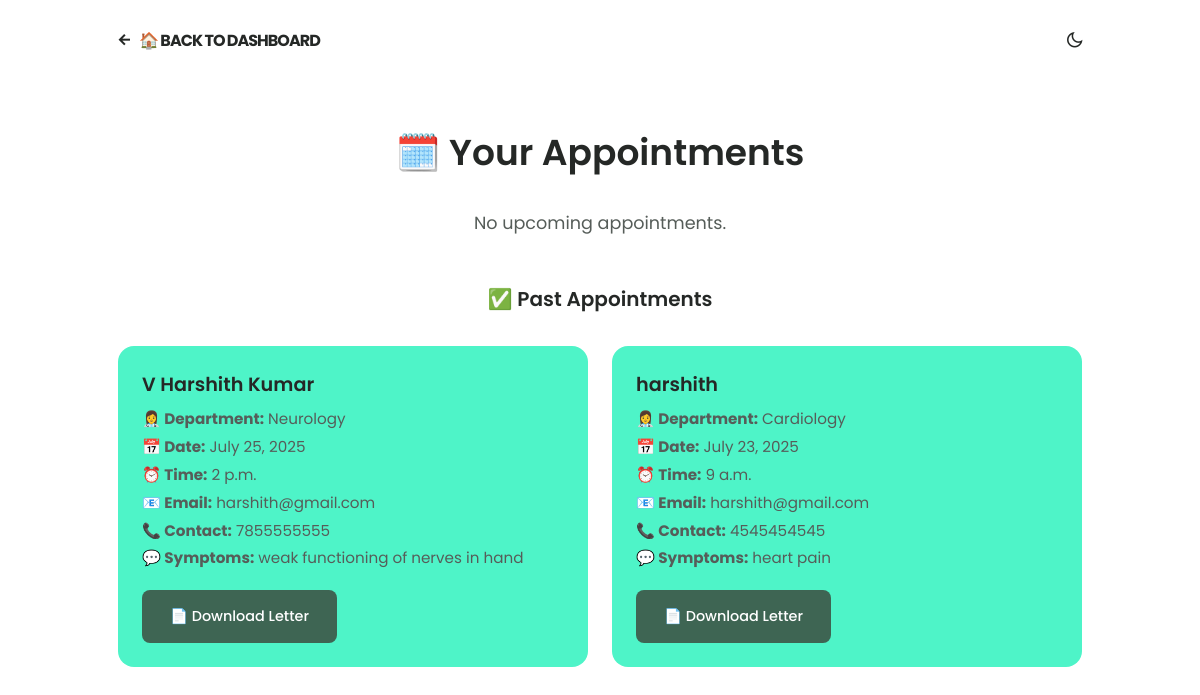
/your_appointments_view (signed in), run on the app's committed database.
### booking/models.py (models this page shows, shortened)
class Appointment(models.Model):
    user = models.ForeignKey(User, on_delete=models.CASCADE, related_name='appointments')
    full_name = models.CharField(max_length=100, default="abc")
    email = models.EmailField()
    contact = models.CharField(max_length=15, default="avd")
    date = models.DateField()
    time = models.TimeField()
    department = models.CharField(max_length=100, default="General")
    symptoms = models.TextField(blank=True,max_length=100)

### booking/views.py (the view)
# urls.py: path('your_appointments_view', views.your_appointments_view, name='your_appointments_view'),
@login_required(login_url='/patient_login/')
def your_appointments_view(request):
    today = now().date()
    current_time = now().time()
    upcoming_appointments = Appointment.objects.filter(
        user=request.user
    ).filter(
        date__gt=today  #date__gt -> date greater than
    ) | Appointment.objects.filter(
        user=request.user,
        date=today,
        time__gte=current_time
    )
    completed_appointments = Appointment.objects.filter(
        user=request.user,
        date__lt=today
    ) | Appointment.objects.filter(
        user=request.user,
        date=today,
        time__lt=current_time
    )
    upcoming_appointments = upcoming_appointments.order_by('date', 'time')
    completed_appointments = completed_appointments.order_by('-date', '-time')
    return render(request, 'your_appointments.html', {
        'upcoming_appointments': upcoming_appointments,
        'completed_appointments': completed_appointments,
    })

### templates/your_appointments.html (shortened to what this page needs)
{% load static %}
<!DOCTYPE html>
<html lang="en">
<head>
  <link href="https://cdn.jsdelivr.net/npm/remixicon@2.5.0/fonts/remixicon.css" rel="stylesheet" />
  <link rel="stylesheet" href="{% static 'css/styles.css' %}" />
</head>
<body>
  <header class="header" id="header">
    <nav class="nav container">
      <a href="{% url 'patient_dashboard' %}" class="nav__logo">
        <i class="ri-arrow-left-line"></i> 🏠 Back to Dashboard
      </a>
      <div class="nav__btns">
        <i class="ri-moon-line change-theme" id="theme-button"></i>
      </div>
    </nav>
  </header>
  <main class="section container">
    <h2 class="section__title-center">🗓️ Your Appointments</h2>
    {% if upcoming_appointments %}
      <h3 class="section__subtitle">🔜 Upcoming Appointments</h3>
      <div class="appointments__grid">
        {% for app in upcoming_appointments %}
          <div class="appointment__card">
            <h3>{{ app.full_name }}</h3>
            <p><strong>👩‍⚕️ Department:</strong> {{ app.department }}</p>
            <p><strong>📅 Date:</strong> {{ app.date }}</p>
            <p><strong>⏰ Time:</strong> {{ app.time }}</p>
            <p><strong>📧 Email:</strong> {{ app.email }}</p>
            <p><strong>📞 Contact:</strong> {{ app.contact }}</p>
            <p><strong>💬 Symptoms:</strong> {{ app.symptoms }}</p>
            <a href="{% url 'appointment_letter' appointment_id=app.id %}" class="button button--flex">
              📄 View Appointment Letter
            </a>
          </div>
        {% endfor %}
      </div>
    {% else %}
      <p class="no-appointments">No upcoming appointments.</p>
    {% endif %}
    {% if completed_appointments %}
      <h3 class="section__subtitle">✅ Past Appointments</h3>
      <div class="appointments__grid">
        {% for app in completed_appointments %}
          <div class="appointment__card">
            <h3>{{ app.full_name }}</h3>
            <p><strong>👩‍⚕️ Department:</strong> {{ app.department }}</p>
            <p><strong>📅 Date:</strong> {{ app.date }}</p>
            <p><strong>⏰ Time:</strong> {{ app.time }}</p>
            <p><strong>📧 Email:</strong> {{ app.email }}</p>
            <p><strong>📞 Contact:</strong> {{ app.contact }}</p>
            <p><strong>💬 Symptoms:</strong> {{ app.symptoms }}</p>
            <a href="{% url 'appointment_letter' appointment_id=app.id %}" class="button button--flex">
              📄 Download Letter
            </a>
          </div>
        {% endfor %}
      </div>
    {% else %}
      <p class="no-appointments">No Past appointments.</p>
    {% endif %}
  </main>
</body>
</html>

### static/css/styles.css (style rules this page uses)
:root { --header-height: 3.5rem; --hue: 152; --first-color: hsl(var(--hue), 24%, 32%); --first-color-alt: hsl(var(--hue), 24%, 28%); --first-color-light: hsl(var(--hue), 24%, 66%); --first-color-lighten: hsl(var(--hue), 24%, 92%); --title-color: hsl(var(--hue), 4%, 15%); --text-color: hsl(var(--hue), 4%, 35%); --text-color-light: hsl(var(--hue), 4%, 55%); --body-color: hsl(var(--hue), 0%, 100%); --container-color:#4ef4c8; --body-font: 'Poppins', sans-serif; --big-font-size: 2rem; --h1-font-size: 1.5rem; --h2-font-size: 1.25rem; --h3-font-size: 1rem; --normal-font-size: .938rem; --small-font-size: .813rem; --smaller-font-size: .75rem; --font-medium: 500; --font-semi-bold: 600; --mb-0-5: .5rem; --mb-0-75: .75rem; --mb-1: 1rem; --mb-1-5: 1.5rem; --mb-2: 2rem; --mb-2-5: 2.5rem; --z-tooltip: 10; --z-fixed: 100; }
@media screen and (min-width: 968px) { :root { --big-font-size: 3.5rem; --h1-font-size: 2.25rem; --h2-font-size: 1.5rem; --h3-font-size: 1.25rem; --normal-font-size: 1rem; --small-font-size: .875rem; --smaller-font-size: .813rem; } }
* { box-sizing: border-box; padding: 0; margin: 0; }
html { scroll-behavior: smooth; }
body, button, input, textarea { font-family: var(--body-font); font-size: var(--normal-font-size); }
body { margin: var(--header-height) 0 0 0; background-color: var(--body-color); color: var(--text-color); transition: .4s; }
h1,h2,h3 { color: var(--title-color); font-weight: var(--font-semi-bold); }
a { text-decoration: none; }
.change-theme { color: var(--title-color); font-size: 1.15rem; cursor: pointer; }
.nav__btns { display: inline-flex; align-items: center; column-gap: 1rem; }
.section { padding: 5.5rem 0 1rem; }
.section__title, .section__title-center { font-size: var(--h2-font-size); margin-bottom: var(--mb-2); line-height: 140%; }
.section__title-center { text-align: center; }
.container { max-width: 968px; margin-left: var(--mb-1-5); margin-right: var(--mb-1-5); }
.header { width: 100%; background-color: var(--body-color); position: fixed; top: 0; left: 0; z-index: var(--z-fixed); transition: .4s; }
.nav { height: var(--header-height); display: flex; justify-content: space-between; align-items: center; }
.nav__logo, .nav__toggle, .nav__close { color: var(--title-color); }
.nav__logo { text-transform: uppercase; font-weight: 700; letter-spacing: -1px; display: inline-flex; align-items: center; column-gap: .5rem; transition: .3s; }
.button { display: inline-block; background-color: var(--first-color); color: #FFF; padding: 1rem 1.75rem; border-radius: .5rem; font-weight: var(--font-medium); transition: .3s; }
.button--flex { display: inline-flex; align-items: center; column-gap: .5rem; }
@media screen and (min-width: 767px) { body { margin: 0; } }
@media screen and (min-width: 767px) { .nav { height: calc(var(--header-height) + 1.5rem); column-gap: 3rem; } }
@media screen and (min-width: 992px) { .container { margin-left: auto; margin-right: auto; } }
@media screen and (min-width: 992px) { .section { padding: 8rem 0 1rem; } }
@media screen and (min-width: 992px) { .section__title, .section__title-center { font-size: var(--h1-font-size); } }

### templates/your_appointments.html (style rules this page uses)
.appointments__grid { display: flex; flex-wrap: wrap; justify-content: center; gap: 1.5rem; margin-top: 2rem; }
.appointment__card { width: 470px; background-color: var(--container-color); border-radius: 1rem; box-shadow: var(--box-shadow); padding: 1.5rem; transition: transform 0.2s; }
.appointment__card h3 { margin-bottom: 0.5rem; font-size: 1.2rem; }
.appointment__card p { margin: 0.3rem 0; font-size: 0.95rem; }
.appointment__card a.button { margin-top: 1rem; display: inline-block; font-size: 0.9rem; }
.section__subtitle { text-align: center; font-size: 1.25rem; font-weight: 600; margin-top: 3rem; color: var(--title-color); }
.no-appointments { text-align: center; font-size: 1.1rem; margin-top: 2rem; }

### data on the page
Appointment: full_name "V Harshith Kumar", department "Neurology", date "July 25, 2025", time "2 p.m.", email "harshith@gmail.com", contact "7855555555", symptoms "weak functioning of nerves in hand"
Appointment: full_name "harshith", department "Cardiology", date "July 23, 2025", time "9 a.m.", email "harshith@gmail.com", contact "4545454545", symptoms "heart pain"
